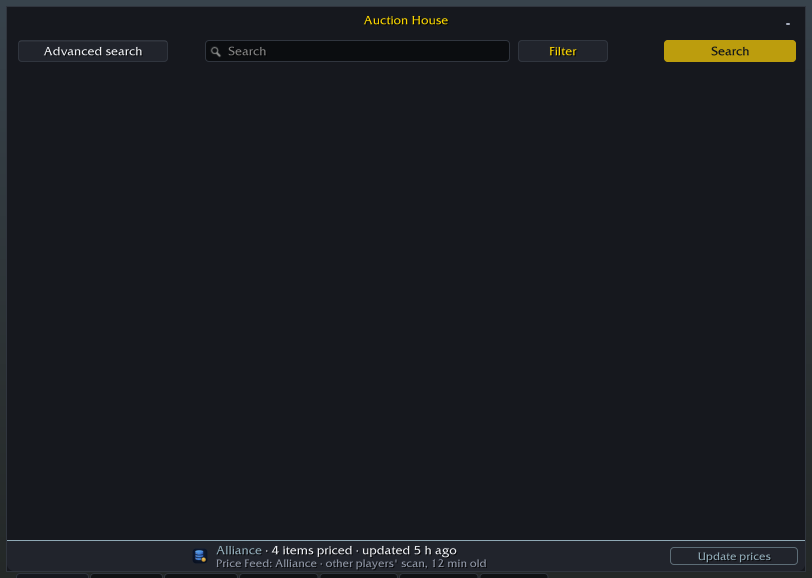
#> input picture screenshots/raw/price-feed-bar.png, 1624 x 1156 px (shown at 1/2 size); its folder holds only this picture in this run
$ python compose.py
#> lines starting #> are read from the running program, lines starting #| are printed output that depends on the picture
# Builds the CurseForge/site screenshots (1920x1080) of the Price Feed from UISandbox renders in raw/
# (D:/Dev/UISandbox: render.py EverlookDBAuctions price-feed-<bar|tooltip|options|empty> --zoom 2). Run it from this folder.
from PIL import Image, ImageDraw
import math
W, H = 1920, 1080
BG = Image.new("RGB", (W, H)); px = BG.load()
#> after `BG = Image.new('RGB', (W, H))`: BG: PIL image 1920x1080 RGB; every value is 0
for y in range(H):
    for x in range(W):
        d = min(1, math.hypot((x - W / 2) / W, (y - H * 0.38) / H) * 1.6)
        px[x, y] = tuple(int(a + (b - a) * d) for a, b in zip((0x13, 0x22, 0x3F), (0x07, 0x0D, 0x1A)))

def raw(name, crop=None, key=True):
#> called with name = 'price-feed-bar', crop = (14, 1078, 1612, 1141), key = False
    im = Image.open(f"raw/{name}.png").convert("RGBA")
    if crop: im = im.crop(crop)
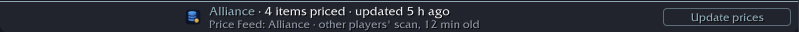
#> im: PIL image 1598x63 RGBA (shown at 1/2 size); mean R, G, B, A 43.1, 47.3, 55.5, 255
    elif not key:  # trim the sandbox's grey backdrop: keep the window (its body is near black)
        m = im.convert("L").point(lambda v: 255 if v < 30 else 0)
        b = m.getbbox()
        if b: im = im.crop((max(0, b[0] - 2), max(0, b[1] - 2), min(im.width, b[2] + 2), min(im.height, b[3] + 2)))
    if key:  # the render's empty screen is pure black: make it see-through, then trim
        d = im.get_flattened_data() if hasattr(im, 'get_flattened_data') else im.getdata()
        im.putdata([(0, 0, 0, 0) if p[0] < 3 and p[1] < 3 and p[2] < 3 else p for p in d])
        im = im.crop(im.getbbox())
    return im

def shadow(c, box, r=14):
    sh = Image.new("RGBA", c.size, (0, 0, 0, 0))
    ImageDraw.Draw(sh).rounded_rectangle((box[0] + 10, box[1] + 14, box[2] + 10, box[3] + 14), r, fill=(0, 0, 0, 120))
    return Image.alpha_composite(c, sh)

def place(ims, out, gap=70, maxw=1760, maxh=980, shadows=True, up=1.0):
#> called with out = '1-price-feed-bar.png', gap = 70, maxw = 1760, maxh = 980, shadows = True, up = 1.1
    tw = sum(i.width for i in ims) + gap * (len(ims) - 1); th = max(i.height for i in ims)
#> after `tw = sum((i.width for i in ims)) + gap * (len(ims) - 1)`: tw = 1598
#> after `th = max((i.height for i in ims))`: th = 63
    s = min(up, maxw / tw, maxh / th)
#> s = 1.1
    ims = [i.resize((int(i.width * s), int(i.height * s)), Image.LANCZOS) for i in ims]
#> ims = 1 item
    g = int(gap * s); tw = sum(i.width for i in ims) + g * (len(ims) - 1)
#> after `g = int(gap * s)`: g = 77
#> after `tw = sum((i.width for i in ims)) + g * (len(ims) - 1)`: tw = 1757
    c = BG.convert("RGBA"); x = (W - tw) // 2
#> after `c = BG.convert('RGBA')`:
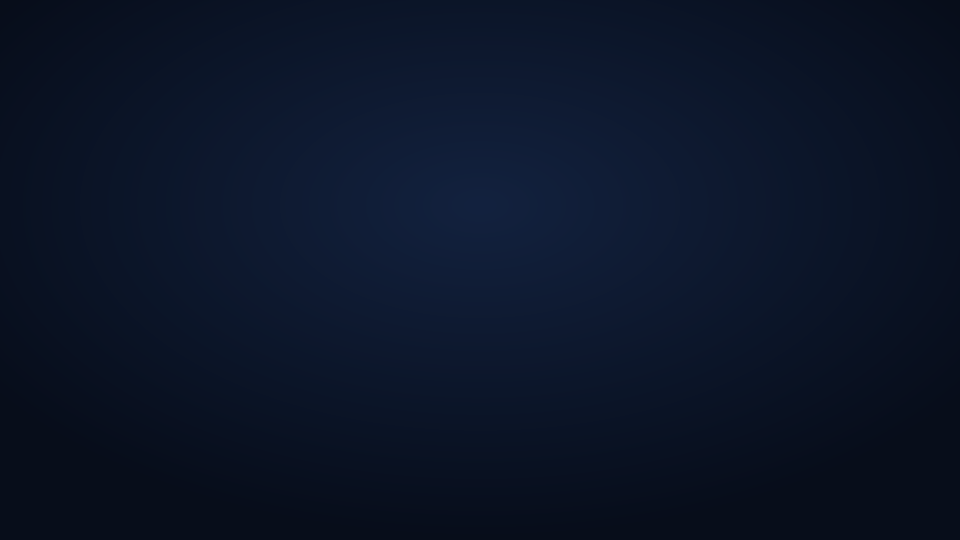
#> c: PIL image 1920x1080 RGBA (shown at 1/2 size); mean R, G, B, A 11, 20.4, 39.4, 255
#> after `x = (W - tw) // 2`: x = 81
    for i in ims:
        y = (H - i.height) // 2
        if shadows: c = shadow(c, (x, y, x + i.width, y + i.height))
        c.paste(i, (x, y), i); x += i.width + g
#> this loop made 1 pass
#> (y, x) on pass 1: (505, 1915)
#> pass 1, in place, `if shadows: c = shadow(c, (x, y, x + i.width, y + i.height))`:
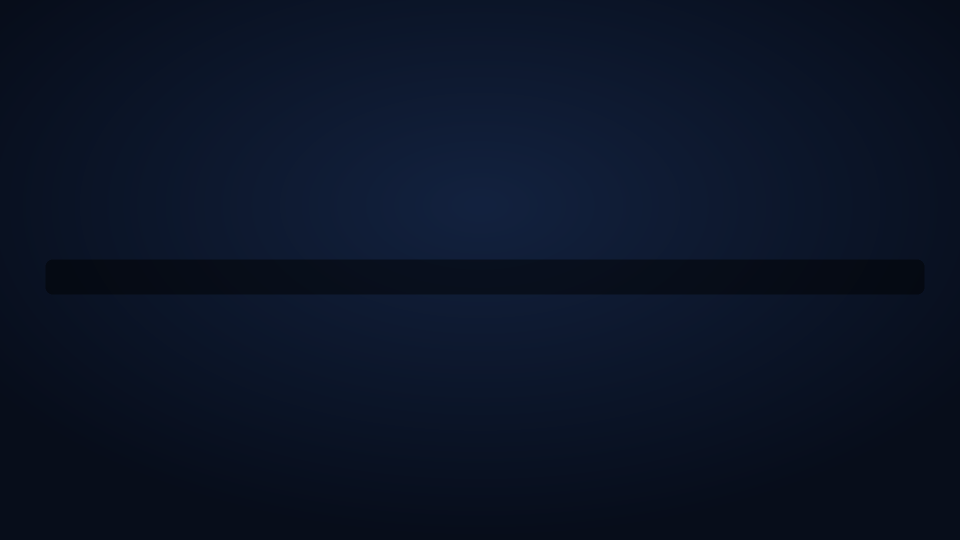
#> c: PIL image 1920x1080 RGBA (shown at 1/2 size); mean R, G, B, A 10.6, 19.7, 38.1, 255
#> after the loop:
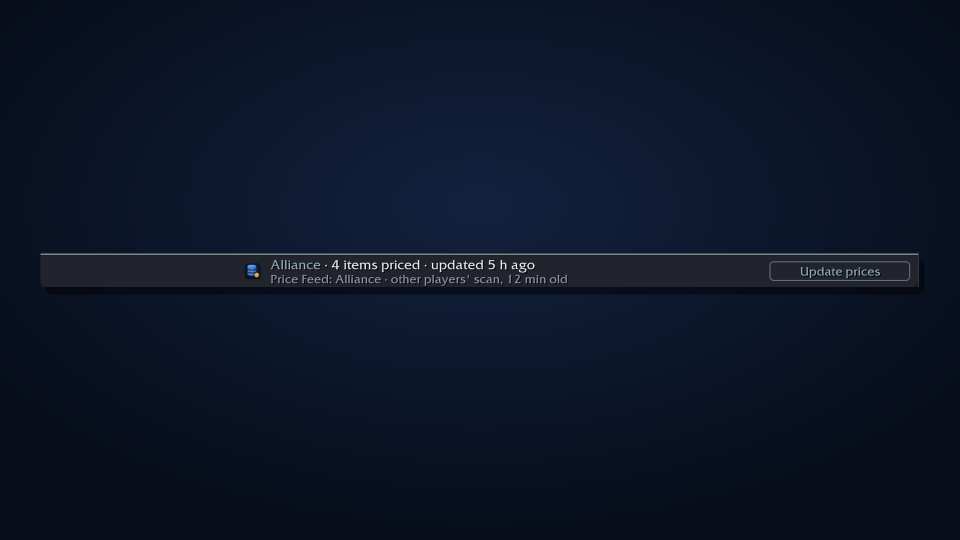
#> c: PIL image 1920x1080 RGBA (shown at 1/2 size); mean R, G, B, A 12.7, 21.6, 39.6, 255
#> after the loop, x = 1915
    c.convert("RGB").save(out)


# the bottom of the auction house window: its status bar, the Price Feed's line under the bar's own
BAR = (14, 1078, 1612, 1141)
place([raw("price-feed-bar", crop=BAR, key=False)], "1-price-feed-bar.png", up=1.1)
place([raw("price-feed-tooltip", crop=(34, 34, 476, 267), key=False)], "2-price-feed-tooltip.png", up=2.2)   # the tooltip alone
#> (the run stopped early here; a loop or call above may not have finished)
